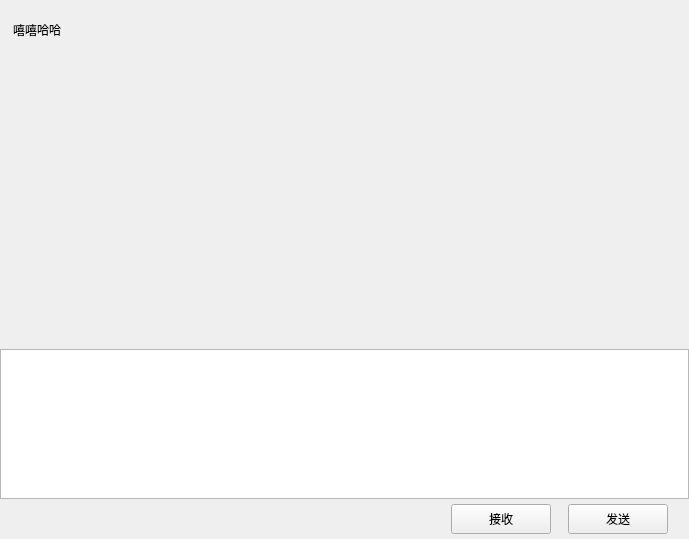
<?xml version="1.0" encoding="UTF-8"?>
<ui version="4.0">
 <class>ChatPage</class>
 <widget class="QWidget" name="ChatPage">
  <property name="geometry">
   <rect>
    <x>0</x>
    <y>0</y>
    <width>689</width>
    <height>539</height>
   </rect>
  </property>
  <property name="windowTitle">
   <string>Form</string>
  </property>
  <layout class="QVBoxLayout" name="verticalLayout">
   <property name="spacing">
    <number>0</number>
   </property>
   <property name="leftMargin">
    <number>0</number>
   </property>
   <property name="topMargin">
    <number>0</number>
   </property>
   <property name="rightMargin">
    <number>0</number>
   </property>
   <property name="bottomMargin">
    <number>0</number>
   </property>
   <item>
    <widget class="QWidget" name="chat_data_wid" native="true">
     <layout class="QVBoxLayout" name="verticalLayout_4">
      <property name="spacing">
       <number>0</number>
      </property>
      <property name="leftMargin">
       <number>0</number>
      </property>
      <property name="topMargin">
       <number>0</number>
      </property>
      <property name="rightMargin">
       <number>0</number>
      </property>
      <property name="bottomMargin">
       <number>0</number>
      </property>
      <item>
       <widget class="QWidget" name="title_wid" native="true">
        <property name="minimumSize">
         <size>
          <width>0</width>
          <height>60</height>
         </size>
        </property>
        <property name="maximumSize">
         <size>
          <width>16777215</width>
          <height>60</height>
         </size>
        </property>
        <layout class="QVBoxLayout" name="verticalLayout_5">
         <property name="spacing">
          <number>7</number>
         </property>
         <property name="leftMargin">
          <number>11</number>
         </property>
         <property name="topMargin">
          <number>2</number>
         </property>
         <property name="rightMargin">
          <number>2</number>
         </property>
         <property name="bottomMargin">
          <number>2</number>
         </property>
         <item>
          <widget class="QWidget" name="widget_2" native="true">
           <layout class="QHBoxLayout" name="horizontalLayout_3">
            <property name="spacing">
             <number>7</number>
            </property>
            <property name="leftMargin">
             <number>2</number>
            </property>
            <property name="topMargin">
             <number>2</number>
            </property>
            <property name="rightMargin">
             <number>2</number>
            </property>
            <property name="bottomMargin">
             <number>2</number>
            </property>
            <item>
             <widget class="QLabel" name="title_lb">
              <property name="text">
               <string>嘻嘻哈哈</string>
              </property>
             </widget>
            </item>
           </layout>
          </widget>
         </item>
        </layout>
       </widget>
      </item>
      <item>
       <widget class="ChatView" name="chat_data_list" native="true"/>
      </item>
      <item>
       <widget class="QWidget" name="tool_wid" native="true">
        <property name="minimumSize">
         <size>
          <width>0</width>
          <height>40</height>
         </size>
        </property>
        <property name="maximumSize">
         <size>
          <width>16777215</width>
          <height>40</height>
         </size>
        </property>
        <layout class="QHBoxLayout" name="horizontalLayout_4">
         <property name="spacing">
          <number>7</number>
         </property>
         <property name="leftMargin">
          <number>7</number>
         </property>
         <property name="topMargin">
          <number>9</number>
         </property>
         <property name="rightMargin">
          <number>9</number>
         </property>
         <property name="bottomMargin">
          <number>9</number>
         </property>
         <item>
          <spacer name="horizontalSpacer_2">
           <property name="orientation">
            <enum>Qt::Horizontal</enum>
           </property>
           <property name="sizeType">
            <enum>QSizePolicy::Fixed</enum>
           </property>
           <property name="sizeHint" stdset="0">
            <size>
             <width>5</width>
             <height>20</height>
            </size>
           </property>
          </spacer>
         </item>
         <item>
          <widget class="ClickedLabel" name="emo_lb">
           <property name="minimumSize">
            <size>
             <width>25</width>
             <height>25</height>
            </size>
           </property>
           <property name="maximumSize">
            <size>
             <width>25</width>
             <height>25</height>
            </size>
           </property>
           <property name="text">
            <string/>
           </property>
          </widget>
         </item>
         <item>
          <spacer name="horizontalSpacer_4">
           <property name="orientation">
            <enum>Qt::Horizontal</enum>
           </property>
           <property name="sizeType">
            <enum>QSizePolicy::Fixed</enum>
           </property>
           <property name="sizeHint" stdset="0">
            <size>
             <width>5</width>
             <height>20</height>
            </size>
           </property>
          </spacer>
         </item>
         <item>
          <widget class="ClickedLabel" name="file_lb">
           <property name="minimumSize">
            <size>
             <width>25</width>
             <height>25</height>
            </size>
           </property>
           <property name="maximumSize">
            <size>
             <width>25</width>
             <height>25</height>
            </size>
           </property>
           <property name="text">
            <string/>
           </property>
          </widget>
         </item>
         <item>
          <spacer name="horizontalSpacer_3">
           <property name="orientation">
            <enum>Qt::Horizontal</enum>
           </property>
           <property name="sizeHint" stdset="0">
            <size>
             <width>40</width>
             <height>20</height>
            </size>
           </property>
          </spacer>
         </item>
        </layout>
       </widget>
      </item>
      <item>
       <widget class="QTextEdit" name="chatEdit">
        <property name="minimumSize">
         <size>
          <width>0</width>
          <height>150</height>
         </size>
        </property>
        <property name="maximumSize">
         <size>
          <width>16777215</width>
          <height>150</height>
         </size>
        </property>
       </widget>
      </item>
      <item>
       <widget class="QWidget" name="send_wid" native="true">
        <property name="minimumSize">
         <size>
          <width>0</width>
          <height>40</height>
         </size>
        </property>
        <property name="maximumSize">
         <size>
          <width>16777215</width>
          <height>40</height>
         </size>
        </property>
        <layout class="QHBoxLayout" name="horizontalLayout_5">
         <property name="spacing">
          <number>7</number>
         </property>
         <property name="leftMargin">
          <number>11</number>
         </property>
         <property name="topMargin">
          <number>2</number>
         </property>
         <property name="rightMargin">
          <number>11</number>
         </property>
         <property name="bottomMargin">
          <number>2</number>
         </property>
         <item>
          <spacer name="horizontalSpacer_5">
           <property name="orientation">
            <enum>Qt::Horizontal</enum>
           </property>
           <property name="sizeHint" stdset="0">
            <size>
             <width>40</width>
             <height>20</height>
            </size>
           </property>
          </spacer>
         </item>
         <item>
          <widget class="ClickedBtn" name="receive_btn">
           <property name="minimumSize">
            <size>
             <width>100</width>
             <height>30</height>
            </size>
           </property>
           <property name="maximumSize">
            <size>
             <width>100</width>
             <height>30</height>
            </size>
           </property>
           <property name="text">
            <string>接收</string>
           </property>
          </widget>
         </item>
         <item>
          <spacer name="horizontalSpacer_6">
           <property name="orientation">
            <enum>Qt::Horizontal</enum>
           </property>
           <property name="sizeType">
            <enum>QSizePolicy::Fixed</enum>
           </property>
           <property name="sizeHint" stdset="0">
            <size>
             <width>10</width>
             <height>20</height>
            </size>
           </property>
          </spacer>
         </item>
         <item>
          <widget class="ClickedBtn" name="send_btn">
           <property name="minimumSize">
            <size>
             <width>100</width>
             <height>30</height>
            </size>
           </property>
           <property name="maximumSize">
            <size>
             <width>100</width>
             <height>30</height>
            </size>
           </property>
           <property name="text">
            <string>发送</string>
           </property>
          </widget>
         </item>
         <item>
          <spacer name="horizontalSpacer_7">
           <property name="orientation">
            <enum>Qt::Horizontal</enum>
           </property>
           <property name="sizeType">
            <enum>QSizePolicy::Fixed</enum>
           </property>
           <property name="sizeHint" stdset="0">
            <size>
             <width>10</width>
             <height>20</height>
            </size>
           </property>
          </spacer>
         </item>
        </layout>
       </widget>
      </item>
     </layout>
    </widget>
   </item>
  </layout>
 </widget>
 <customwidgets>
  <customwidget>
   <class>ClickedLabel</class>
   <extends>QLabel</extends>
   <header>clickedlabel.h</header>
  </customwidget>
  <customwidget>
   <class>ClickedBtn</class>
   <extends>QPushButton</extends>
   <header location="global">clickedbtn.h</header>
  </customwidget>
  <customwidget>
   <class>ChatView</class>
   <extends>QWidget</extends>
   <header>chatview.h</header>
   <container>1</container>
  </customwidget>
 </customwidgets>
 <resources/>
 <connections/>
</ui>
